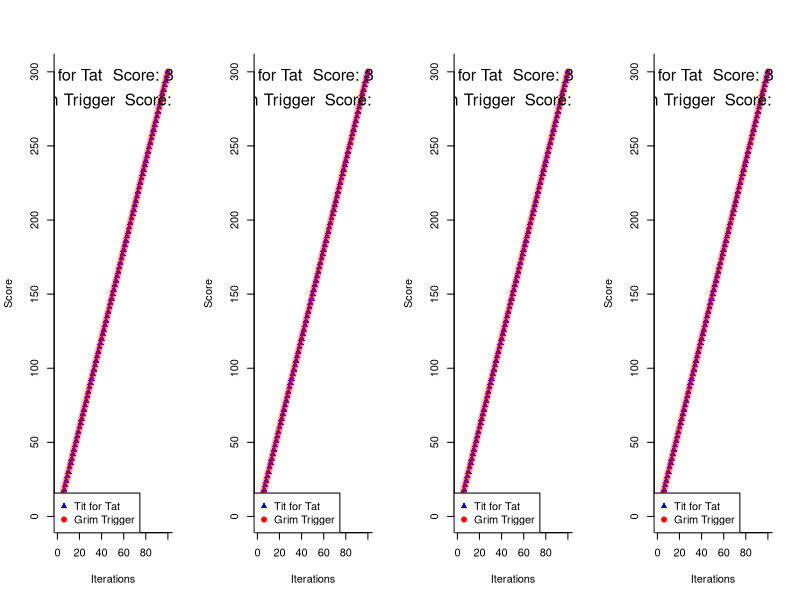
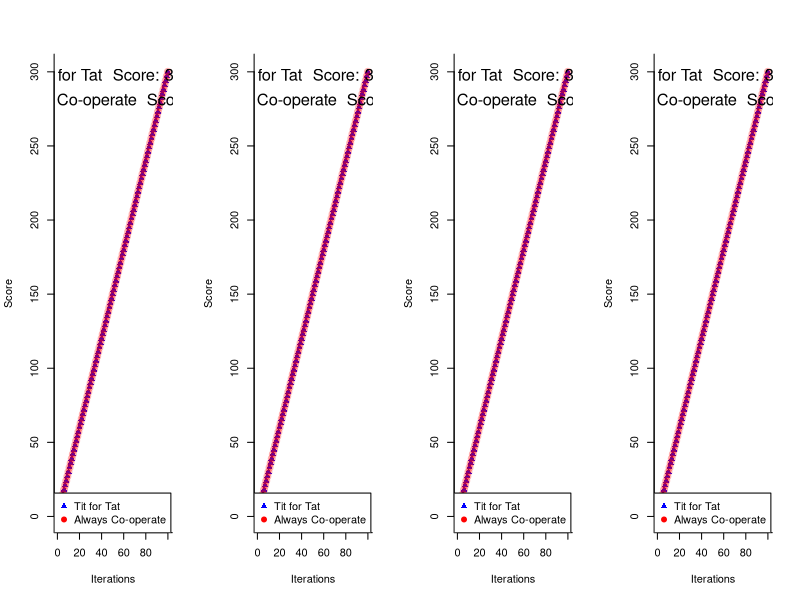
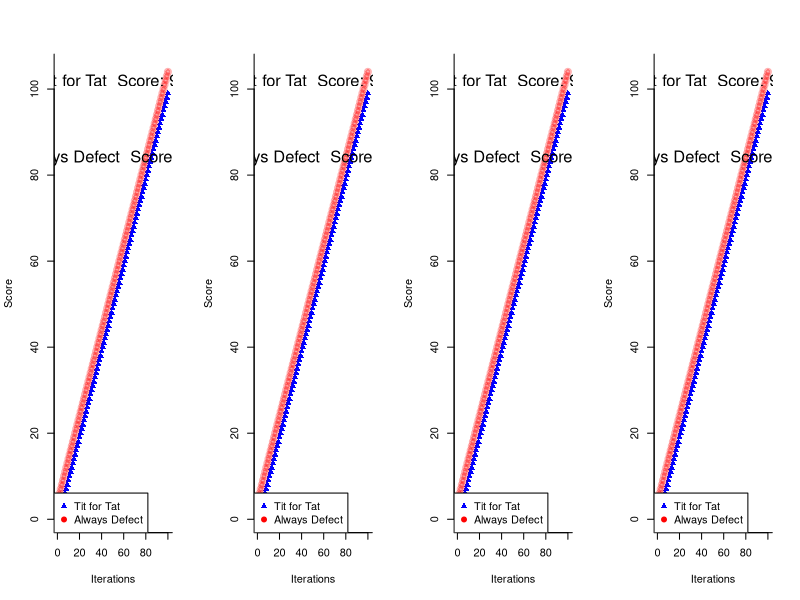
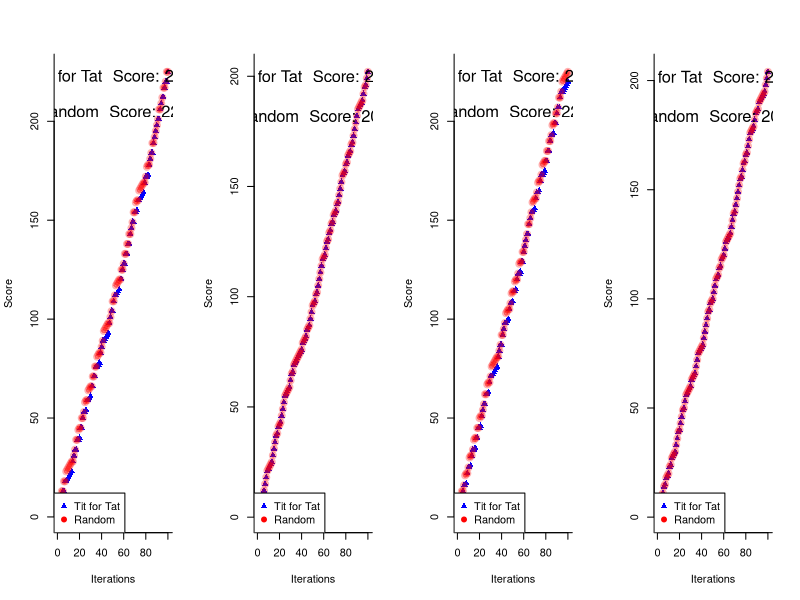
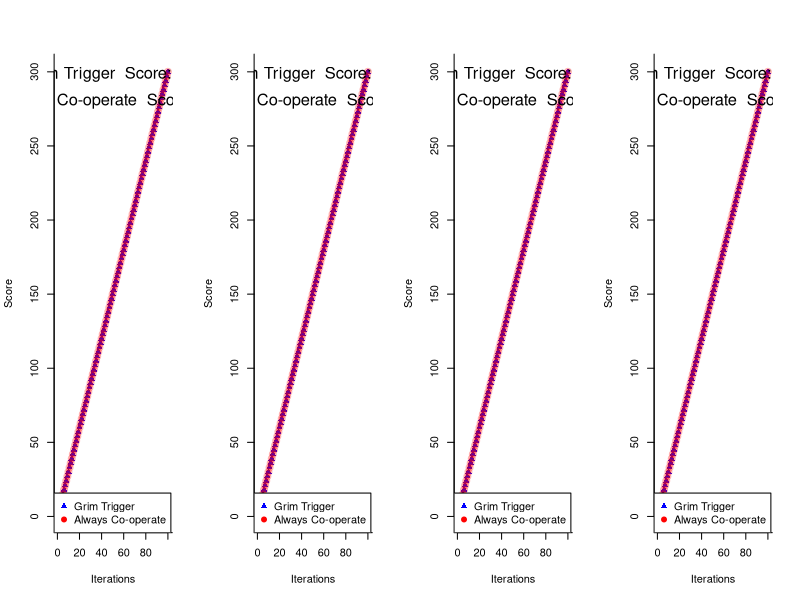
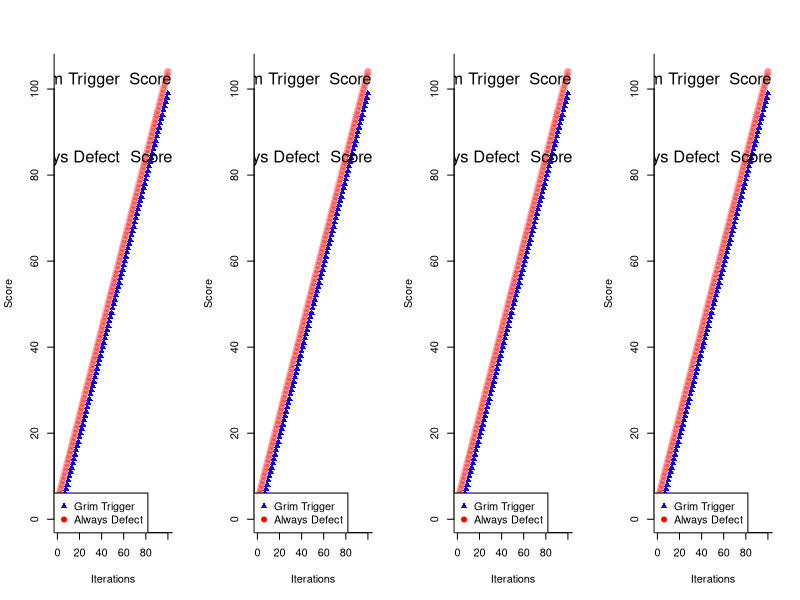
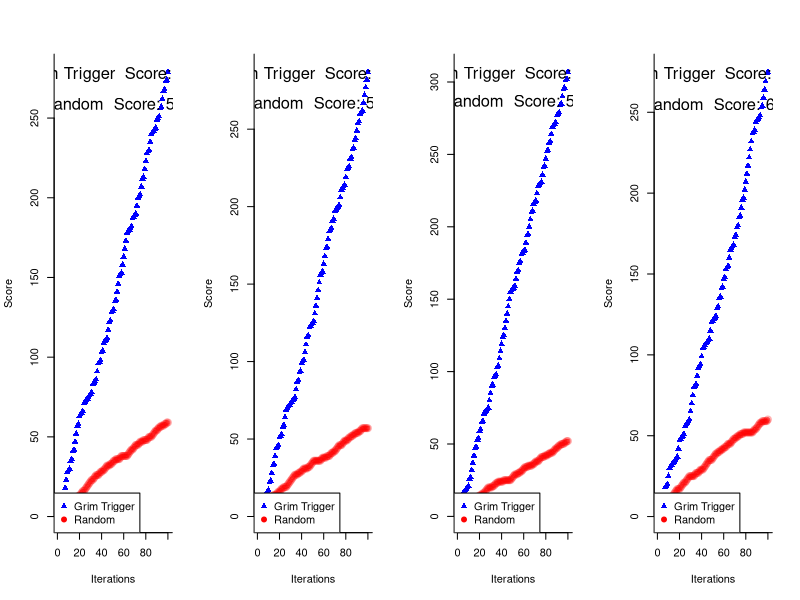
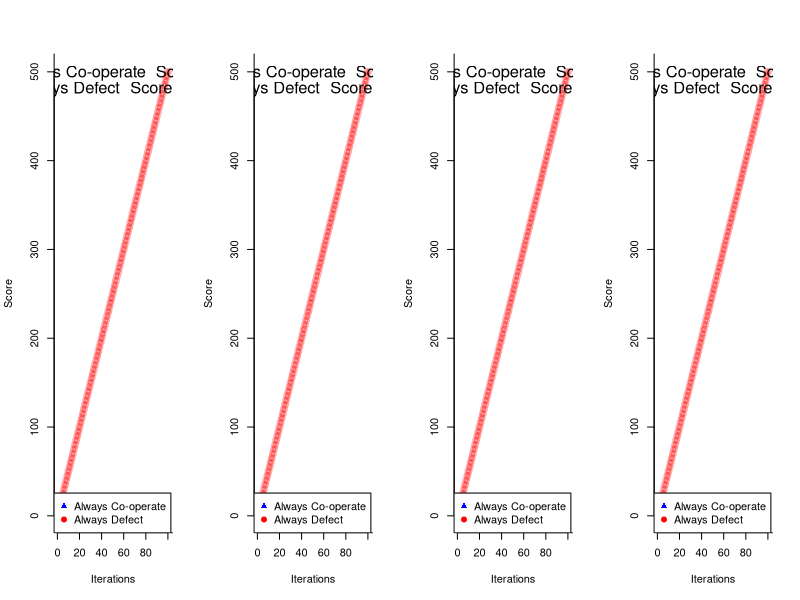

Recreate these plots in R, in order.
## ---- chunk 1
#' @param player_1_history All moves that player 1 has made so far
#' @param player_2_history All moves that player 2 has made so far
#' @param player Which player is using titfortat
#' @return <list> player_1_history or player_2_history depending on which player uses titfortat
tit_for_tat <- function(player_1_history, player_2_history, player) {
  if (player == "player1") {
    # If this is the first move, then we co-operate
    if (length(player_2_history) == 0) {
      player_1_history <- append(player_1_history, 1)

    } else {
      # otherwise, copy the other player's last move
      player_1_history <- append(player_1_history, player_2_history[length(player_2_history)])

    }

    player_1_history

  } else {
    # If this is the first move, then we co-operate
    if (length(player_2_history) == 0) {
      player_2_history <- append(player_2_history, 1)

    } else {
      # otherwise, copy the oher player's last move
      player_2_history <- append(player_2_history, player_1_history[length(player_1_history)])

    }

    player_2_history

  }

}
## ---- chunk 2
#' @param player_1_history All moves that player 1 has made so far
#' @param player_2_history All moves that player 2 has made so far
#' @param player Which player is using grim trigger
#' @return <list> player_1_history or player_2_history depending on which player uses titfortat
grim_trigger <- function(player_1_history, player_2_history, player) {
  if (player == "player1") {
    # If this is the first move, then we co-operate
    if (length(player_1_history) == 0) {
      player_1_history <- append(player_1_history, 1)

    } else {
      # Otherwise, we defect if the oter player has defected even once
      if (0 %in% player_2_history) {
      player_1_history <- append(player_1_history, 0)  # Player 1 defects if Player 2 has defected
      
      } else {
        player_1_history <- append(player_1_history, 1)  # Player 1 cooperates if Player 2 has not defected

      }

    }

    return(player_1_history)

  } else {
    # If this is the first move, then we co-operate
    if (length(player_2_history) == 0) {
      player_2_history <- append(player_2_history, 1)

    } else {
      # Otherwise, we defect if the other player has defected even once
      if (0 %in% player_1_history) {
        player_2_history <- append(player_2_history, 0)  # Player 2 defects if Player 1 has defected
      
      } else {
        player_2_history <- append(player_2_history, 1)  # Player 2 cooperates if Player 1 has not defected

      }

    }

    return(player_2_history)

  }

}
## ---- chunk 3
#' @param player_1_history All moves that player 1 has made so far
#' @param player_2_history All moves that player 2 has made so far
#' @param player Which player is using always defect
#' @return <list> player_1_history or player_2_history depending on which player uses always defect
always_defect <- function(player_1_history, player_2_history, player) {
  if (player == "player1") {
    player_1_history <- append(player_1_history, 0)  # Player 1 always defects
    return(player_1_history)

  } else {
    player_2_history <- append(player_2_history, 0)  # Player 2 always defects
    return(player_2_history)

  }

}
## ---- chunk 4
#' @param player_1_history All moves that player 1 has made so far
#' @param player_2_history All moves that player 2 has made so far
#' @param player Which player is using always cooperate
#' @return <list> player_1_history or player_2_history depending on which player uses always cooperate
always_cooperate <- function(player_1_history, player_2_history, player) {
  if (player == "player1") {
    player_1_history <- append(player_1_history, 1)  # Player 1 always cooperates
    return(player_1_history)

  } else {
    player_2_history <- append(player_2_history, 1)  # Player 2 always cooperates
    return(player_2_history)

  }

}
## ---- chunk 5
#' @param player_1_history All moves that player 1 has made so far
#' @param player_2_history All moves that player 2 has made so far
#' @param player Which player is using random strategy
#' @return <list> player_1_history or player_2_history depending on which player uses random strategy
random_strategy <- function(player_1_history, player_2_history, player) {
  if (player == "player1") {
    player_1_history <- append(player_1_history, sample(0:1, 1))  # Player 1 randomly chooses to cooperate or defect
    return(player_1_history)

  } else {
    player_2_history <- append(player_2_history, sample(0:1, 1))  # Player 2 randomly chooses to cooperate or defect
    return(player_2_history)

  }

}
## ---- chunk 6
evaluate <- function(v1, v2) {
  # Initialize scores
  score1 <- score2 <- 0
  score_1_arr <- numeric(length(v1))
  score_2_arr <- numeric(length(v2))
  
  # Initialize scores array
  score_1_arr[1] <- score1
  score_2_arr[1] <- score2
  
  # Iterate through the moves
  for (i in seq_along(v1)) {
    if (v1[i] == 1 && v2[i] == 1) {
      score1 <- score1 + 3
      score2 <- score2 + 3
    } else if (v1[i] == 0 && v2[i] == 0) {
      score1 <- score1 + 1
      score2 <- score2 + 1
    } else if (v1[i] == 1 && v2[i] == 0) {
      score2 <- score2 + 5
    } else {
      score1 <- score1 + 5
    }

    # Update scores array
    score_1_arr[i] <- score1
    score_2_arr[i] <- score2

  }

  print("inside evaluate")
  cat("score_1_arr = ", score_1_arr, "\n")
  cat("score_2_arr = ", score_2_arr, "\n")
  
  return(list(score1 = score1, 
              score2 = score2, 
              score_1_arr = score_1_arr, 
              score_2_arr = score_2_arr
            )
          )

}
## ---- chunk 7
evaluate_and_plot <- function(player_1_moves, player_2_moves, player1, player2) {
  # cat("inide evaluate_and_plot, player_1_moves = ", player_1_moves, "\n")
  # cat("inide evaluate_and_plot, player_2_moves = ", player_2_moves, "\n")
  temp <- evaluate(player_1_moves, player_2_moves)
  player_1_score <- temp$score1
  player_2_score <- temp$score2
  player_1_score_arr <- temp$score_1_arr
  player_2_score_arr <- temp$score_2_arr

  xValue <- 1:100
  yValue <- c(1, max(player_1_score, player_2_score))

  plot(player_1_score_arr ~ xValue, type="b", 
    col=rgb(0, 0, 1, 1), bty="l", xlab="Iterations", ylab="Score", lwd=3, pch=17, ylim=yValue
  )

  lines(player_2_score_arr ~ xValue, col=rgb(1, 0, 0, 0.3), lwd=3, pch=19, type="b")

  legend("bottomleft",
        legend = c(player1, player2),
        pch = c(17, 19),
        col=c("blue", "red"))

  text(x = 50, y = max(player_1_score_arr, player_2_score_arr) - 2,
       labels = paste(player1, " Score:", player_1_score), col = "black", cex = 1.5)
  
  text(x = 50, y = max(player_1_score_arr, player_2_score_arr) - 20,
       labels = paste(player2, " Score:", player_2_score), col = "black", cex = 1.5)

  return(list(strat_1_score = player_1_score, 
              strat_2_score = player_2_score, 
              strat_1_score_arr = player_1_score_arr, 
              strat_2_score_arr = player_2_score_arr
            )
          )

  
}
## ---- chunk 8
library(ggplot2)
tft_final_score <- 0
gt_final_score <- 0
ac_final_score <- 0
ad_final_score <- 0
rs_final_score <- 0
## ---- chunk 9
play <- function(strat1_func, strat2_func, strat1_name, strat2_name, strat1_final_score, strat2_final_score) {
  results <- list()

  # Four rounds
  for (i in 1:4) {
    strat1_moves <- strat2_moves <- c()

    # First round titfortat goes first, then alternate
    if (i == 1 || i == 3) {
      # 100 iterations
      for (j in 1:100) {
        # Player 1 = tft, Player 2 = gt
        strat1_moves <- strat1_func(strat1_moves, strat2_moves, "player1")
        strat2_moves <- strat2_func(strat1_moves, strat2_moves, "player2")

      }

    } else {
      # 100 iterations
      for (j in 1:100) {
        # Player 1 = gt, Player 2 = tft
        strat2_moves <- strat2_func(strat2_moves, strat1_moves, "player1")
        strat1_moves <- strat1_func(strat2_moves, strat1_moves, "player2")

      }

    }

    # cat("inside round, gt_moves = ", gt_moves)
    results[[i]] <- list(strat1_moves = strat1_moves, strat2_moves = strat2_moves)

  }

  # cat("results[[1]]$gt_moves = ", results[[1]]$gt_moves)

  plot_path <- paste("./plots/", strat1_name, " vs ", strat2_name, ".png", sep="")
  png(plot_path, width = 1200, height = 600)
  par(mfrow = c(1, 4))

  for (i in 1:4) {
    temp <- evaluate_and_plot(
              results[[i]]$strat1_moves, 
              results[[i]]$strat2_moves,
              strat1_name,
              strat2_name 
            )

  }

  par(mfrow = c(1, 1))
  dev.off()  # Close device and write file

  strat1_final_score <- strat1_final_score + temp$strat_1_score
  strat2_final_score <- strat2_final_score + temp$strat_2_score
  return(c(strat1_final_score, strat2_final_score))

}

## ---- chunk 10

temp <- play(tit_for_tat, grim_trigger, "Tit for Tat", "Grim Trigger", tft_final_score, gt_final_score)
tft_final_score <- temp[1]
gt_final_score <- temp[2]

## ---- chunk 11

temp <- play(tit_for_tat, always_cooperate, "Tit for Tat", "Always Co-operate", tft_final_score, ac_final_score)
tft_final_score <- temp[1]
ac_final_score <- temp[2]

## ---- chunk 12

temp <- play(tit_for_tat, always_defect, "Tit for Tat", "Always Defect", tft_final_score, ad_final_score)
tft_final_score <- temp[1]
ad_final_score <- temp[2]

## ---- chunk 13

temp <- play(tit_for_tat, random_strategy, "Tit for Tat", "Random", tft_final_score, rs_final_score)
tft_final_score <- temp[1]
rs_final_score <- temp[2]

## ---- chunk 14

temp <- play(grim_trigger, always_cooperate, "Grim Trigger", "Always Co-operate", gt_final_score, ac_final_score)
gt_final_score <- temp[1]
ac_final_score <- temp[2]

## ---- chunk 15

temp <- play(grim_trigger, always_defect, "Grim Trigger", "Always Defect", gt_final_score, ad_final_score)
gt_final_score <- temp[1]
ad_final_score <- temp[2]

## ---- chunk 16

temp <- play(grim_trigger, random_strategy, "Grim Trigger", "Random", gt_final_score, rs_final_score)
gt_final_score <- temp[1]
rs_final_score <- temp[2]

## ---- chunk 17

temp <- play(always_cooperate, always_defect, "Always Co-operate", "Always Defect", ac_final_score, ad_final_score)
ac_final_score <- temp[1]
ad_final_score <- temp[2]

## ---- chunk 18

temp <- play(always_cooperate, random_strategy, "Always Co-operate", "Random", ac_final_score, rs_final_score)
ac_final_score <- temp[1]
rs_final_score <- temp[2]

## ---- chunk 19

temp <- play(always_defect, random_strategy, "Always Defect", "Random", ad_final_score, rs_final_score)
ad_final_score <- temp[1]
rs_final_score <- temp[2]

## ---- chunk 20

cat("tft_final_score = ", tft_final_score, "\n")
cat("gt_final_score = ", gt_final_score, "\n")
cat("ac_final_score = ", ac_final_score, "\n")
cat("ad_final_score = ", ad_final_score, "\n")
cat("rs_final_score = ", rs_final_score, "\n")

# Standardizing the scores
mean_x <- mean(c(tft_final_score, gt_final_score, ac_final_score, ad_final_score, rs_final_score))
var_x <- var(c(tft_final_score, gt_final_score, ac_final_score, ad_final_score, rs_final_score))
tft <- (tft_final_score - mean_x) / var_x
gt <- (gt_final_score - mean_x) / var_x
ac <- (ac_final_score - mean_x) / var_x
ad <- (ad_final_score - mean_x) / var_x
rs <- (rs_final_score - mean_x) / var_x

png("comparison.png", width=1200, height=600)

data <- data.frame(
  x = c("Tit for Tat", "Grim Trigger", "Always Co-operate", "Always Defect", "Random"),
  y = c(tft, gt, ac, ad, rs)
)

ggplot(data, aes(x = x, y = y)) + 
  geom_segment(aes(x = x, xend = x, y = 0, yend = y), size = 2, color = "blue", linetype = "dotdash") + 
  geom_point(size=5) + 
  labs(x = "Strategy", y = "Final Score") +
  theme_minimal() +
  theme(
    axis.text.x = element_text(size = 16),     # x-axis label size
    axis.text.y = element_text(size = 14),     # y-axis label size
    axis.title.x = element_text(size = 18),    # x-axis title size
    axis.title.y = element_text(size = 18),    # y-axis title size
    plot.title = element_text(size = 20, face = "bold")
  
  )

dev.off()

